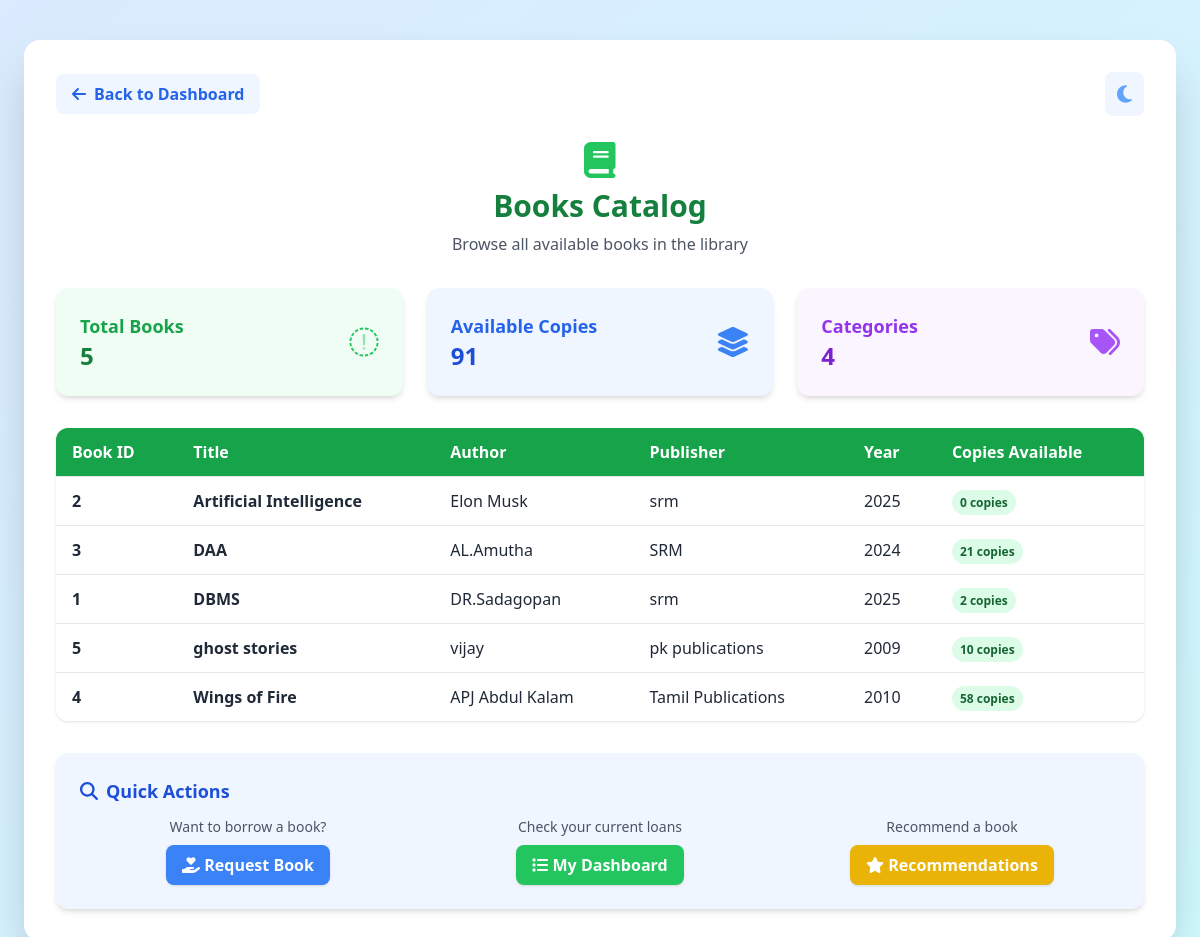
The page /view_books.php (signed in) on the database its author committed.
### tables this page shows
CREATE TABLE `catalog` (
  `book_id` int(11) NOT NULL,
  `title` varchar(255) NOT NULL,
  `author` varchar(255) NOT NULL,
  `year` int(11) NOT NULL,
  `publisher` varchar(255) NOT NULL,
  `copies_available` int(11) NOT NULL,
  `isbn` varchar(20) DEFAULT NULL,
  `category` varchar(100) DEFAULT NULL
);

### view_books.php (the view, shortened to what this page needs)
<?php
include 'dbconnect.php';
$sql = "SELECT * FROM Catalog ORDER BY title ASC";
$result = $conn->query($sql);
?>
<!DOCTYPE html>
<html lang="en">
<head>
    <script src="https://cdn.tailwindcss.com"></script>
    <link rel="stylesheet" href="https://cdnjs.cloudflare.com/ajax/libs/font-awesome/6.4.2/css/all.min.css">
</head>
<body class="bg-gradient-to-br from-blue-100 to-cyan-100 min-h-screen text-gray-800 dark:bg-gray-900 dark:text-gray-100 transition-colors">
    <div class="flex flex-col items-center min-h-screen py-10">
        <div class="w-full max-w-6xl p-8 bg-white dark:bg-gray-800 rounded-2xl shadow-2xl animate-fadeInUp">
            <div class="flex justify-between items-center mb-6">
                <a href="student_dashboard.php" class="inline-flex items-center gap-2 text-blue-600 dark:text-cyan-400 font-semibold hover:underline px-4 py-2 rounded-lg bg-blue-50 dark:bg-cyan-900 hover:bg-blue-100 dark:hover:bg-cyan-800 transition">
                    <i class="fas fa-arrow-left"></i> Back to Dashboard
                </a>
                <button onclick="document.body.classList.toggle('dark')" title="Toggle dark mode" class="text-blue-400 hover:text-blue-600 text-xl focus:outline-none px-3 py-2 rounded-lg bg-blue-50 dark:bg-cyan-900 hover:bg-blue-100 dark:hover:bg-cyan-800 transition">
                    <i class="fas fa-moon"></i>
                </button>
            </div>
            <div class="flex flex-col items-center mb-8">
                <span class="text-4xl text-green-500 dark:text-green-400 mb-2"><i class="fas fa-book"></i></span>
                <h1 class="text-3xl font-bold text-green-700 dark:text-green-400 mb-2 text-center">Books Catalog</h1>
                <p class="text-gray-600 dark:text-gray-300 text-center">Browse all available books in the library</p>
            </div>
            <div class="grid grid-cols-1 md:grid-cols-3 gap-6 mb-8">
                <div class="bg-green-50 dark:bg-gray-700 rounded-xl p-6 shadow-md">
                    <div class="flex items-center justify-between">
                        <div>
                            <h3 class="text-lg font-semibold text-green-600 dark:text-green-300">Total Books</h3>
                            <p class="text-2xl font-bold text-green-700 dark:text-green-400"><?php echo $result ? $result->num_rows : 0; ?></p>
                        </div>
                        <span class="text-3xl text-green-500"><i class="fas fa-books"></i></span>
                    </div>
                </div>
                <div class="bg-blue-50 dark:bg-gray-700 rounded-xl p-6 shadow-md">
                    <div class="flex items-center justify-between">
                        <div>
                            <h3 class="text-lg font-semibold text-blue-600 dark:text-blue-300">Available Copies</h3>
                            <p class="text-2xl font-bold text-blue-700 dark:text-blue-400">
                                <?php
                                $total_copies = 0;
                                if ($result) {
                                    $result->data_seek(0);
                                    while ($row = $result->fetch_assoc()) {
                                        $total_copies += $row['copies_available'];
                                    }
                                    $result->data_seek(0);
                                }
                                echo $total_copies;
                                ?>
                            </p>
                        </div>
                        <span class="text-3xl text-blue-500"><i class="fas fa-layer-group"></i></span>
                    </div>
                </div>
                <div class="bg-purple-50 dark:bg-gray-700 rounded-xl p-6 shadow-md">
                    <div class="flex items-center justify-between">
                        <div>
                            <h3 class="text-lg font-semibold text-purple-600 dark:text-purple-300">Categories</h3>
                            <p class="text-2xl font-bold text-purple-700 dark:text-purple-400">
                                <?php
                                $publishers = [];
                                if ($result) {
                                    $result->data_seek(0);
                                    while ($row = $result->fetch_assoc()) {
                                        if (!in_array($row['publisher'], $publishers)) {
                                            $publishers[] = $row['publisher'];
                                        }
                                    }
                                    $result->data_seek(0);
                                }
                                echo count($publishers);
                                ?>
                            </p>
                        </div>
                        <span class="text-3xl text-purple-500"><i class="fas fa-tags"></i></span>
                    </div>
                </div>
            </div>
            <div class="overflow-x-auto rounded-xl shadow mb-8">
                <table class="min-w-full divide-y divide-gray-200 dark:divide-gray-700">
                    <thead class="bg-green-600 dark:bg-green-700 text-white">
                        <tr>
                            <th class="px-4 py-3 text-left font-semibold">Book ID</th>
                            <th class="px-4 py-3 text-left font-semibold">Title</th>
                            <th class="px-4 py-3 text-left font-semibold">Author</th>
                            <th class="px-4 py-3 text-left font-semibold">Publisher</th>
                            <th class="px-4 py-3 text-left font-semibold">Year</th>
                            <th class="px-4 py-3 text-left font-semibold">Copies Available</th>
                        </tr>
                    </thead>
                    <tbody class="bg-white dark:bg-gray-800 divide-y divide-gray-200 dark:divide-gray-700">
                        <?php if ($result && $result->num_rows > 0): ?>
                            <?php while ($row = $result->fetch_assoc()): ?>
                                <tr class="hover:bg-gray-50 dark:hover:bg-gray-700 transition">
                                    <td class="px-4 py-3 font-semibold"><?php echo htmlspecialchars($row['book_id']); ?></td>
                                    <td class="px-4 py-3">
                                        <div class="flex flex-col">
                                            <span class="font-semibold"><?php echo htmlspecialchars($row['title']); ?></span>
                                        </div>
                                    </td>
                                    <td class="px-4 py-3"><?php echo htmlspecialchars($row['author']); ?></td>
                                    <td class="px-4 py-3"><?php echo htmlspecialchars($row['publisher']); ?></td>
                                    <td class="px-4 py-3"><?php echo htmlspecialchars($row['year']); ?></td>
                                    <td class="px-4 py-3">
                                        <span class="px-2 py-1 bg-green-100 text-green-800 rounded-full text-xs font-semibold dark:bg-green-900 dark:text-green-200">
                                            <?php echo htmlspecialchars($row['copies_available']); ?> copies
                                        </span>
                                    </td>
                                </tr>
                            <?php endwhile; ?>
                        <?php endif; ?>
                    </tbody>
                </table>
            </div>
            <div class="bg-blue-50 dark:bg-gray-700 rounded-xl p-6 shadow-md">
                <h3 class="text-lg font-semibold text-blue-700 dark:text-blue-300 mb-3 flex items-center gap-2">
                    <i class="fas fa-search"></i> Quick Actions
                </h3>
                <div class="grid grid-cols-1 md:grid-cols-3 gap-4">
                    <div class="text-center">
                        <p class="text-gray-600 dark:text-gray-300 text-sm mb-2">Want to borrow a book?</p>
                        <a href="issue_requests.php" class="inline-block px-4 py-2 bg-blue-500 text-white font-semibold rounded-lg shadow hover:bg-blue-600 transition">
                            <i class="fas fa-hand-holding-heart"></i> Request Book
                        </a>
                    </div>
                    <div class="text-center">
                        <p class="text-gray-600 dark:text-gray-300 text-sm mb-2">Check your current loans</p>
                        <a href="student_dashboard.php" class="inline-block px-4 py-2 bg-green-500 text-white font-semibold rounded-lg shadow hover:bg-green-600 transition">
                            <i class="fas fa-list"></i> My Dashboard
                        </a>
                    </div>
                    <div class="text-center">
                        <p class="text-gray-600 dark:text-gray-300 text-sm mb-2">Recommend a book</p>
                        <a href="recommended_books.php" class="inline-block px-4 py-2 bg-yellow-500 text-white font-semibold rounded-lg shadow hover:bg-yellow-600 transition">
                            <i class="fas fa-star"></i> Recommendations
                        </a>
                    </div>
                </div>
            </div>
        </div>
    </div>
</body>
</html>

### view_books.php (style rules this page uses)
.animate-fadeInUp { animation: fadeInUp 0.7s; }

### rows shown on the page
catalog: book_id "2", title "Artificial Intelligence", author "Elon Musk", publisher "srm", year "2025", copies_available "0"
catalog: book_id "3", title "DAA", author "AL.Amutha", publisher "SRM", year "2024", copies_available "21"
catalog: book_id "1", title "DBMS", author "DR.Sadagopan", publisher "srm", year "2025", copies_available "2"
catalog: book_id "5", title "ghost stories", author "vijay", publisher "pk publications", year "2009", copies_available "10"
catalog: book_id "4", title "Wings of Fire", author "APJ Abdul Kalam", publisher "Tamil Publications", year "2010", copies_available "58"

### other values the page prints
$result->num_rows "5"
$total_copies "91"
count($publishers) "4"
